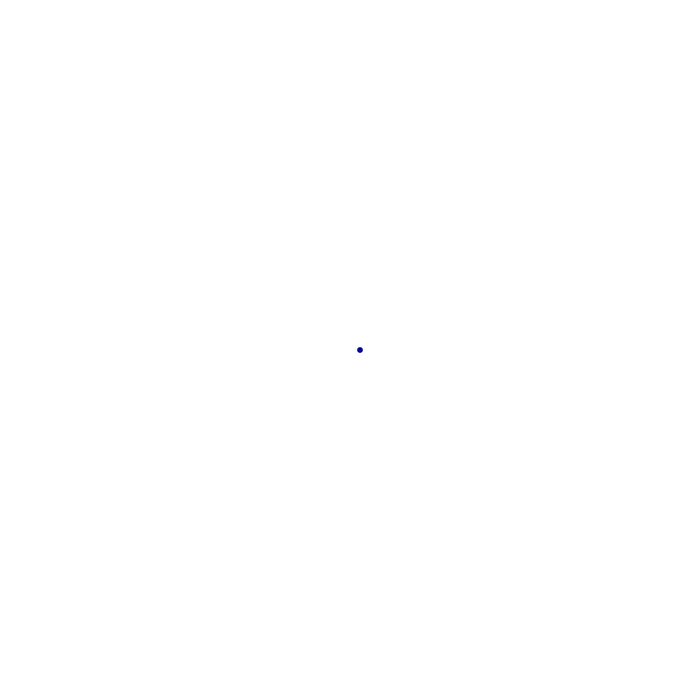
Frame 1 (no input)
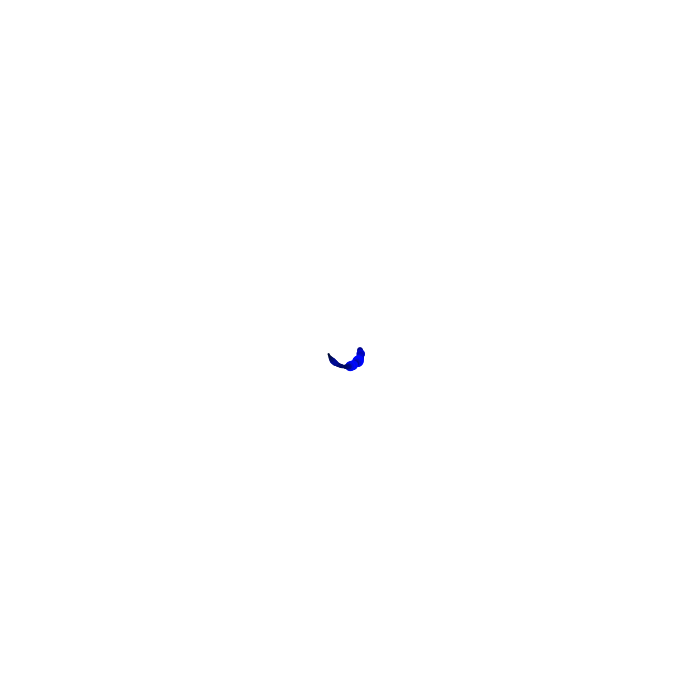
Frame 60 (the mouse pressed at the canvas centre just before this capture)
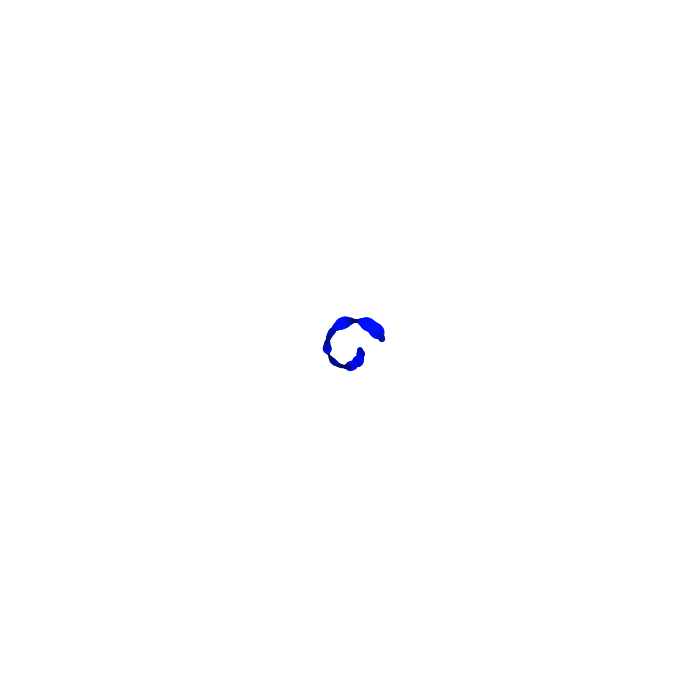
Frame 120 (the mouse held since frame 60 and released just before this capture)

The Processing sketch that drew these frames (run headless with seeded random() and noise(); from frame 60 on, the mouse is pressed at the canvas centre):

// Processing sketch: Spiral
// ── Spiral.pde


void setup() {
  size(700, 700);
  background(255);
  noStroke();
}

// declaring variables
float theta = 0;
float r = 10;
float x;
float y;
float off = 5.0;



void draw() {
  //creating noise for variable s (size).
  off += 0.1;
  float s = noise(off) * 20;
  
  //initializing x and y
  x = r * cos(theta);
  y = r * sin(theta);
  
  //mapping the s variable to blue variable so blue value changes according to thickness
  float blue = map(s,0,10,0,255);
  //mapping r to green variable so green value changes according to the distance from center to edge of screen
  float green = map(r,0,width/2,0,200);
  
  
  ellipseMode(CENTER);
  //creating fill using mapped red and green variables
  fill(0,green,blue);
  //creating ellipses starting from center of screen. Setting size to s variable so the size varies using noise.
  ellipse(width/2+x, height/2+y, s, s);
  //increase theta and r every draw loop
  theta+=0.05;
  r+=0.2;
}
